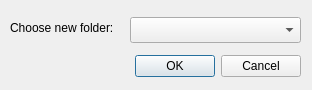
<?xml version="1.0" encoding="UTF-8"?>
<ui version="4.0">
 <class>moveVideoWindow</class>
 <widget class="QDialog" name="moveVideoWindow">
  <property name="geometry">
   <rect>
    <x>0</x>
    <y>0</y>
    <width>312</width>
    <height>90</height>
   </rect>
  </property>
  <property name="windowTitle">
   <string>Move video..</string>
  </property>
  <widget class="QDialogButtonBox" name="buttonBox">
   <property name="geometry">
    <rect>
     <x>30</x>
     <y>50</y>
     <width>271</width>
     <height>32</height>
    </rect>
   </property>
   <property name="orientation">
    <enum>Qt::Horizontal</enum>
   </property>
   <property name="standardButtons">
    <set>QDialogButtonBox::Cancel|QDialogButtonBox::Ok</set>
   </property>
  </widget>
  <widget class="QComboBox" name="foldersComboBox">
   <property name="geometry">
    <rect>
     <x>130</x>
     <y>17</y>
     <width>171</width>
     <height>26</height>
    </rect>
   </property>
  </widget>
  <widget class="QLabel" name="label">
   <property name="geometry">
    <rect>
     <x>10</x>
     <y>20</y>
     <width>131</width>
     <height>16</height>
    </rect>
   </property>
   <property name="text">
    <string>Choose new folder:</string>
   </property>
  </widget>
 </widget>
 <resources/>
 <connections>
  <connection>
   <sender>buttonBox</sender>
   <signal>accepted()</signal>
   <receiver>moveVideoWindow</receiver>
   <slot>accept()</slot>
   <hints>
    <hint type="sourcelabel">
     <x>248</x>
     <y>254</y>
    </hint>
    <hint type="destinationlabel">
     <x>157</x>
     <y>274</y>
    </hint>
   </hints>
  </connection>
  <connection>
   <sender>buttonBox</sender>
   <signal>rejected()</signal>
   <receiver>moveVideoWindow</receiver>
   <slot>reject()</slot>
   <hints>
    <hint type="sourcelabel">
     <x>316</x>
     <y>260</y>
    </hint>
    <hint type="destinationlabel">
     <x>286</x>
     <y>274</y>
    </hint>
   </hints>
  </connection>
 </connections>
</ui>
